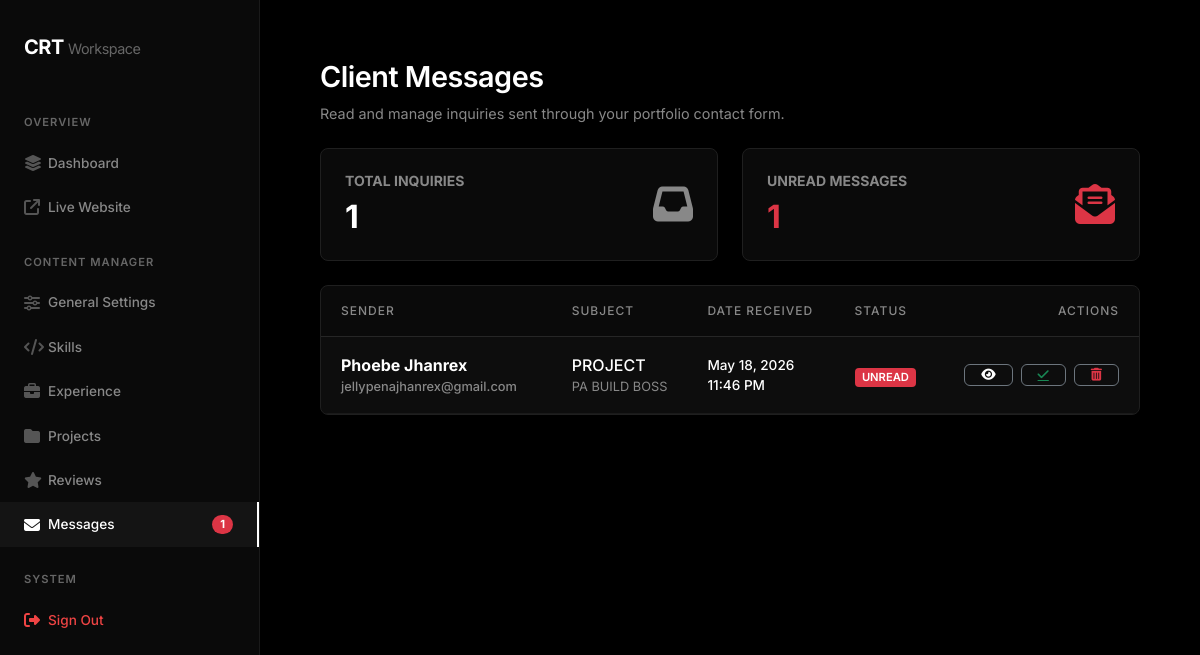
The app's page /admin/messages.php (signed in), older data.
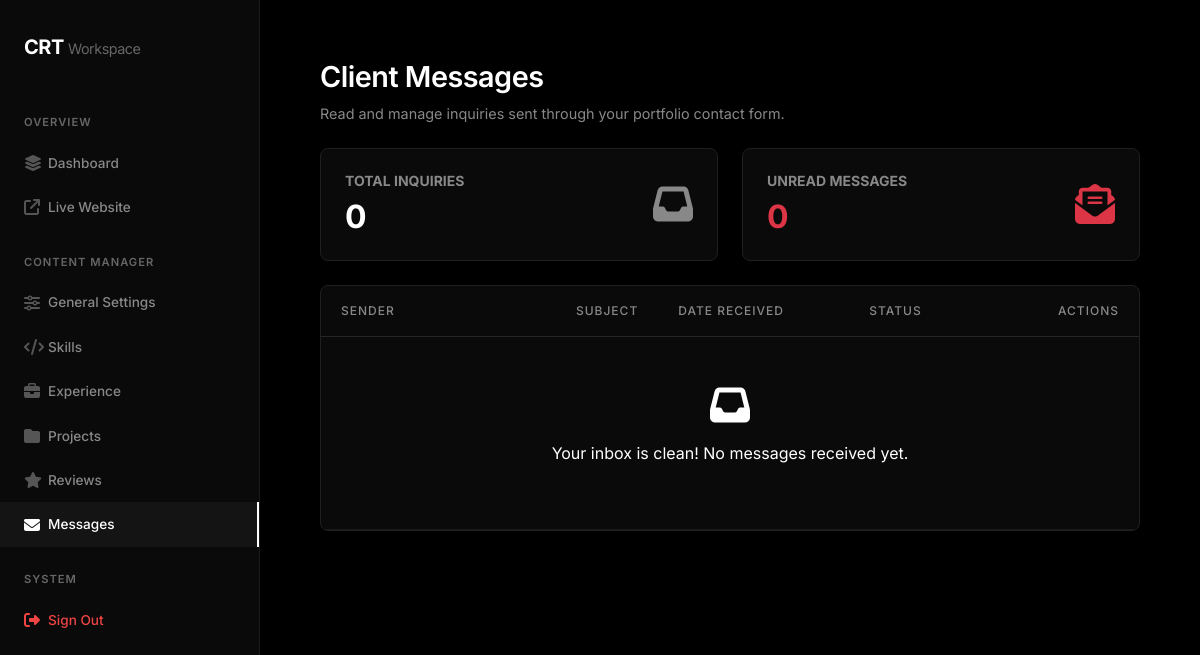
The same page, newer data.
### tables this page shows
CREATE TABLE `messages` (
  `id` int(11) NOT NULL AUTO_INCREMENT,
  `name` varchar(100) NOT NULL,
  `email` varchar(100) NOT NULL,
  `subject` varchar(255) DEFAULT NULL,
  `message` text NOT NULL,
  `created_at` timestamp NOT NULL DEFAULT current_timestamp(),
  `is_read` tinyint(1) DEFAULT 0,
  PRIMARY KEY (`id`)
);

### admin/messages.php (the view, shortened to what the changed rows need)
<?php
include 'includes/header.php';
$messages = $pdo->query("SELECT * FROM messages ORDER BY id DESC")->fetchAll();
$total_messages = count($messages);
$unread_messages = 0;
foreach($messages as $m) {
    if($m['is_read'] == 0) $unread_messages++;
}
?>
    <div class="d-flex justify-content-between align-items-center mb-4">
        <div>
            <h1 class="page-title">Client Messages</h1>
        </div>
    </div>
    <div class="row g-4 mb-4">
        <div class="col-md-6">
            <div class="card-custom d-flex justify-content-between align-items-center py-4">
                <div>
                    <h6 class="text-muted-custom small text-uppercase fw-bold mb-2">Total Inquiries</h6>
                    <h2 class="text-white fw-bold mb-0"><?= $total_messages ?></h2>
                </div>
            </div>
        </div>
        <div class="col-md-6">
            <div class="card-custom d-flex justify-content-between align-items-center py-4">
                <div>
                    <h6 class="text-muted-custom small text-uppercase fw-bold mb-2">Unread Messages</h6>
                    <h2 class="text-danger fw-bold mb-0"><?= $unread_messages ?></h2>
                </div>
            </div>
        </div>
    </div>
    <div class="card-custom p-0 overflow-hidden mb-5">
        <table class="table mb-0">
            <thead>
                <tr>
                    <th style="width: 250px;">Sender</th>
                    <th>Subject</th>
                    <th style="width: 200px;">Date Received</th>
                    <th style="width: 120px;">Status</th>
                    <th style="width: 180px;" class="text-end">Actions</th>
                </tr>
            </thead>
            <tbody>
                <?php foreach($messages as $m): ?>
                <tr style="<?= $m['is_read'] == 0 ? 'background: rgba(255,255,255,0.01); font-weight: 500;' : '' ?>">
                    <td>
                        <div class="fw-bold <?= $m['is_read'] == 0 ? 'text-white' : 'text-secondary-custom' ?>">
                            <?= htmlspecialchars($m['name'] ?? '') ?>
                        </div>
                        <div class="text-muted-custom" style="font-size: 0.8rem;">
                            <?= htmlspecialchars($m['email'] ?? '') ?>
                        </div>
                    </td>
                    <td>
                        <span class="<?= $m['is_read'] == 0 ? 'text-white' : 'text-muted-custom' ?>">
                            <?= htmlspecialchars($m['subject'] ?? '(No Subject)') ?>
                        </span>
                        <div class="text-muted-custom text-truncate" style="max-width: 400px; font-size: 0.8rem; font-weight: normal;">
                            <?= htmlspecialchars($m['message'] ?? '') ?>
                        </div>
                    </td>
                    <td class="text-muted-custom" style="font-size: 0.85rem;">
                        <?= date('M d, Y h:i A', strtotime($m['created_at'])) ?>
                    </td>
                    <td>
                        <?php if($m['is_read'] == 0): ?>
                            <span class="badge bg-danger px-2.5 py-1.5" style="border-radius: 4px; font-size: 0.7rem; font-weight: 600;">UNREAD</span>
                        <?php else: ?>
                            <span class="badge bg-dark border border-secondary text-secondary px-2.5 py-1.5" style="border-radius: 4px; font-size: 0.7rem; font-weight: 500;">READ</span>
                        <?php endif; ?>
                    </td>
                    <td class="text-end">
                        <div class="d-flex gap-2 justify-content-end">
                            <button class="btn-outline-custom border-secondary px-3 py-1 view-msg-btn"
                                    data-id="<?= $m['id'] ?>"
                                    data-name="<?= htmlspecialchars($m['name']) ?>"
                                    data-email="<?= htmlspecialchars($m['email']) ?>"
                                    data-subject="<?= htmlspecialchars($m['subject']) ?>"
                                    data-message="<?= htmlspecialchars($m['message']) ?>"
                                    data-date="<?= date('M d, Y h:i A', strtotime($m['created_at'])) ?>"
                                    data-read="<?= $m['is_read'] ?>"
                                    title="Read Message">
                                <i class="fa-solid fa-eye" style="font-size: 0.8rem;"></i>
                            </button>
                            <?php if($m['is_read'] == 0): ?>
                                <a href="?action=read&id=<?= $m['id'] ?>" class="btn-outline-custom border-secondary px-3 py-1 text-success" title="Mark as Read">
                                    <i class="fa-solid fa-check" style="font-size: 0.8rem;"></i>
                                </a>
                            <?php else: ?>
                                <a href="?action=unread&id=<?= $m['id'] ?>" class="btn-outline-custom border-secondary px-3 py-1 text-warning" title="Mark as Unread">
                                    <i class="fa-solid fa-envelope" style="font-size: 0.8rem;"></i>
                                </a>
                            <?php endif; ?>
                            <a href="?action=delete&id=<?= $m['id'] ?>" class="btn-outline-custom text-danger border-secondary px-3 py-1 delete-msg-btn" title="Delete Inquiry">
                                <i class="fa-solid fa-trash-can" style="font-size: 0.8rem;"></i>
                            </a>
                        </div>
                    </td>
                </tr>
                <?php endforeach; ?>
                <?php if($total_messages == 0): ?>
                <tr>
                    <td colspan="5" class="text-center text-muted-custom py-5">
                        <i class="fa-solid fa-inbox fs-1 mb-3"></i>
                        <p>Your inbox is clean! No messages received yet.</p>
                    </td>
                </tr>
                <?php endif; ?>
            </tbody>
        </table>
    </div>
<?php include 'includes/footer.php'; ?>

### admin/includes/header.php (shortened to what the changed rows need)
<?php
include '../includes/db.php';
$current_page = basename($_SERVER['PHP_SELF'], ".php");
?>
<!DOCTYPE html>
<html lang="en">
<head>
    <link href="https://cdn.jsdelivr.net/npm/bootstrap@5.3.3/dist/css/bootstrap.min.css" rel="stylesheet">
    <link rel="stylesheet" href="https://cdnjs.cloudflare.com/ajax/libs/font-awesome/6.4.0/css/all.min.css">
</head>
<body>
    <div class="sidebar">
        <?php
        $unread_stmt = $pdo->query("SELECT COUNT(*) FROM messages WHERE is_read = 0");
        $unread_count = $unread_stmt->fetchColumn();
        ?>
        <a href="messages" class="nav-link <?= $current_page=='messages'?'active':'' ?>"><i class="fa-solid fa-envelope"></i> Messages <?php if($unread_count > 0): ?><span class="badge bg-danger ms-auto" style="font-size: 0.7rem; padding: 4px 8px; border-radius: 50px;"><?= $unread_count ?></span><?php endif; ?></a>
    </div>
    <div class="content-area">

Row changes from the older to the newer data that the page shows:
removed messages: name "Phoebe Jhanrex", email "jellypenajhanrex@gmail.com", subject "PROJECT", message "PA BUILD BOSS", created_at "May 18, 2026 11:46 PM", is_read "UNREAD"
Text that changed along with them:
$total_messages: "1" → "0"
$unread_messages: "1" → "0"
$unread_count: "1" → (not shown)
text now shown: "Your inbox is clean! No messages received yet."
